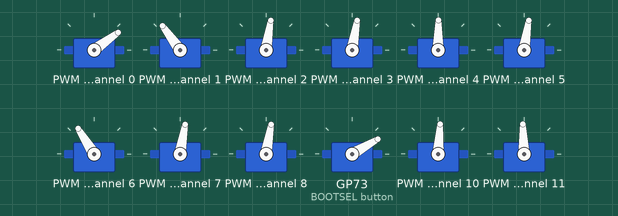
Simulated run of this program. Board: Raspberry Pi Pico running MicroPython. On the bench: 12 × servo. Servo angles are drawn from the pulse width (0.5 ms = 0°, 2.5 ms = 180°).

Above: at 0.05 s.
At 0.35 s:
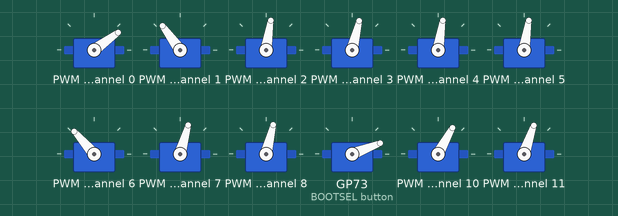
At 0.65 s:
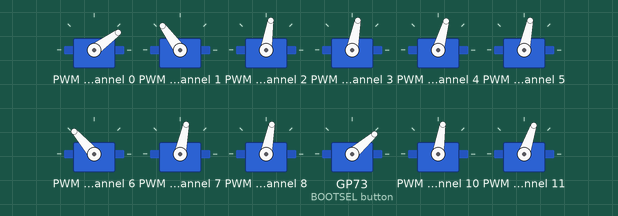
At 0.95 s:
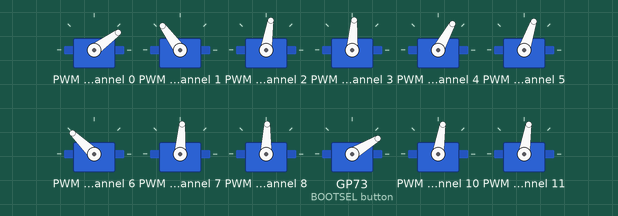
At 1.15 s:
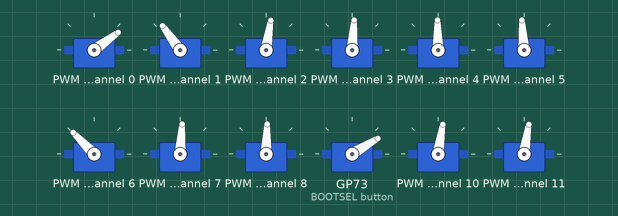
Timing chart, 0 to 3.4 s (numbered marks = the images above):
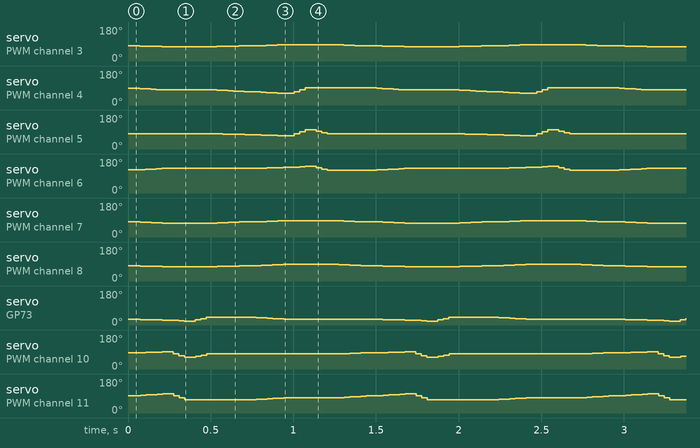

Measured:
- by itself, servo on PWM channel 5: repeats every 1.5 s: 79° 0.03 s, 78° 0.07 s, 77° 0.03 s, 76° 0.07 s, 75° 0.03 s, 74° 0.03 s, 73° 0.03 s, 72° 0.03 s, 71° 0.10 s, 81° 0.03 s, 91° 0.03 s, 101° 0.07 s, 94° 0.03 s, 87° 0.03 s, 81° 0.80 s, 80° 0.03 s
- by itself, servo on PWM channel 10: repeats every 1.5 s: 88° 0.03 s, 89° 0.03 s, 90° 0.03 s, 91° 0.07 s, 81° 0.03 s, 71° 0.03 s, 61° 0.07 s, 67° 0.03 s, 74° 0.03 s, 81° 0.83 s, 82° 0.03 s, 83° 0.03 s, 84° 0.03 s, 85° 0.03 s, 86° 0.10 s, 87° 0.03 s

The program:

walk_3.py
```python
from machine import Pin, PWM, I2C, Timer

PCA9685_ADDR = 0x40
FREQ = 50.0  # サーボ信号周波数
MAX_DUTY = 4096.0 # 周期内の分割数
MIN_PULSE = 400  # 最小パルス幅　msec at 0°
MAX_PULSE = 2400  # 最大パルス幅  msec at 180°
MAX_DUTY_G = 65025.0 # 周期内の分割数
MIN_PULSE_G = 600  # 最小パルス幅　msec at 0°
MAX_PULSE_G = 2400  # 最大パルス幅  msec at 180°
TIM_FREQ = 30

i2c = I2C(0,scl=Pin(1),sda=Pin(0),freq=100000)
data = bytearray(4)
servos = [PWM(Pin(6)),PWM(Pin(7)),PWM(Pin(8)),PWM(Pin(9)),PWM(Pin(10))]
angles = [
    [45,135,90,  90,100, 90,130,90,  90,40, 95,100,90, 90,45,135, 90,90,170,90,90, 6],
    [45,135,90,  85, 90, 90,140,83,  85,35,100,110,85, 90,45,135, 90,90,170,90,90, 6],
    [45,135,90,  85, 90, 90,140,83,  85,30, 70, 80,85, 90,45,135, 90,90,170,90,90, 3],
    [45,135,90,  85, 90, 90,140,83,  85,50, 90, 80,85, 90,45,135, 90,90,170,90,90, 3],

    [45,135,90,  90, 80, 85,140,90,  90,50, 90, 80,90, 90,45,135, 90,90,170,90,90, 6],
    [45,135,90,  95, 70, 80,145,95,  97,40, 90, 90,95, 90,45,135, 90,90,170,90,90, 6],
    [45,135,90,  95,100,110,150,95,  97,40, 90, 90,95, 90,45,135, 90,90,170,90,90, 3],
    [45,135,90,  95,100, 90,130,95,  97,40, 90, 90,95, 90,45,135, 90,90,170,90,90, 3]
    ]

correct = [0,0,0, 0,0,0,0,0, 0,0,0,0,0, 0,0,0, 0,0,0,0,0]
keyFrame = 0
nextKeyFrame = 1
divCount = 0

servoFlag = False
tim = Timer()

def tick(timer):
    global servoFlag
    servoFlag = True

tim.init(freq=TIM_FREQ, mode=Timer.PERIODIC, callback=tick)

def reg_write(i2c, addr, reg, data, length):
    msg = bytearray()
    for i in range(length):
        msg.append(data[i])
    i2c.writeto_mem(addr, reg, msg)

data[0] = 0b00010001
reg_write(i2c, PCA9685_ADDR, 0x00, data, 1)
data[0] = 121
reg_write(i2c, PCA9685_ADDR, 0xFE, data, 1)
data[0] = 0b00100001
reg_write(i2c, PCA9685_ADDR, 0x00, data, 1)

for i in range(5):
    servos[i].freq(50)

while True:
    if servoFlag == True:
        servoFlag = False

        divCount+=1
        if divCount > angles[nextKeyFrame][21]:
            divCount = 0
            keyFrame = nextKeyFrame
            nextKeyFrame+=1
            if nextKeyFrame > 7:
                nextKeyFrame = 0
        for i in range(16):
            if angles[nextKeyFrame][i] < 0:
                width = 0
            else:
                angle = angles[keyFrame][i] + (angles[nextKeyFrame][i] - angles[keyFrame][i]) * divCount / angles[nextKeyFrame][21] + correct[i]
                width = MAX_DUTY\
            * (MIN_PULSE + (MAX_PULSE - MIN_PULSE) / 180 * angle)\
            * FREQ / 1000000
            data[0] = 0x00
            data[1] = 0x00
            data[2] = 0x00ff & int(width)
            data[3] = (0xff00 & int(width))>>8
            reg_write(i2c, PCA9685_ADDR, 0x06+i*4, data, 4)

        for i in range(16,21):

            if angles[keyFrame][i]<0:
                servos[i-16].duty_u16(0)
            else:
                angle = angles[keyFrame][i] + (angles[nextKeyFrame][i] - angles[keyFrame][i]) * divCount / angles[nextKeyFrame][21] + correct[i]
                width = MAX_DUTY_G\
            * (MIN_PULSE_G + (MAX_PULSE_G - MIN_PULSE_G) / 180 * angle)\
            * FREQ / 1000000
                servos[i-16].duty_u16(int(width))
```
